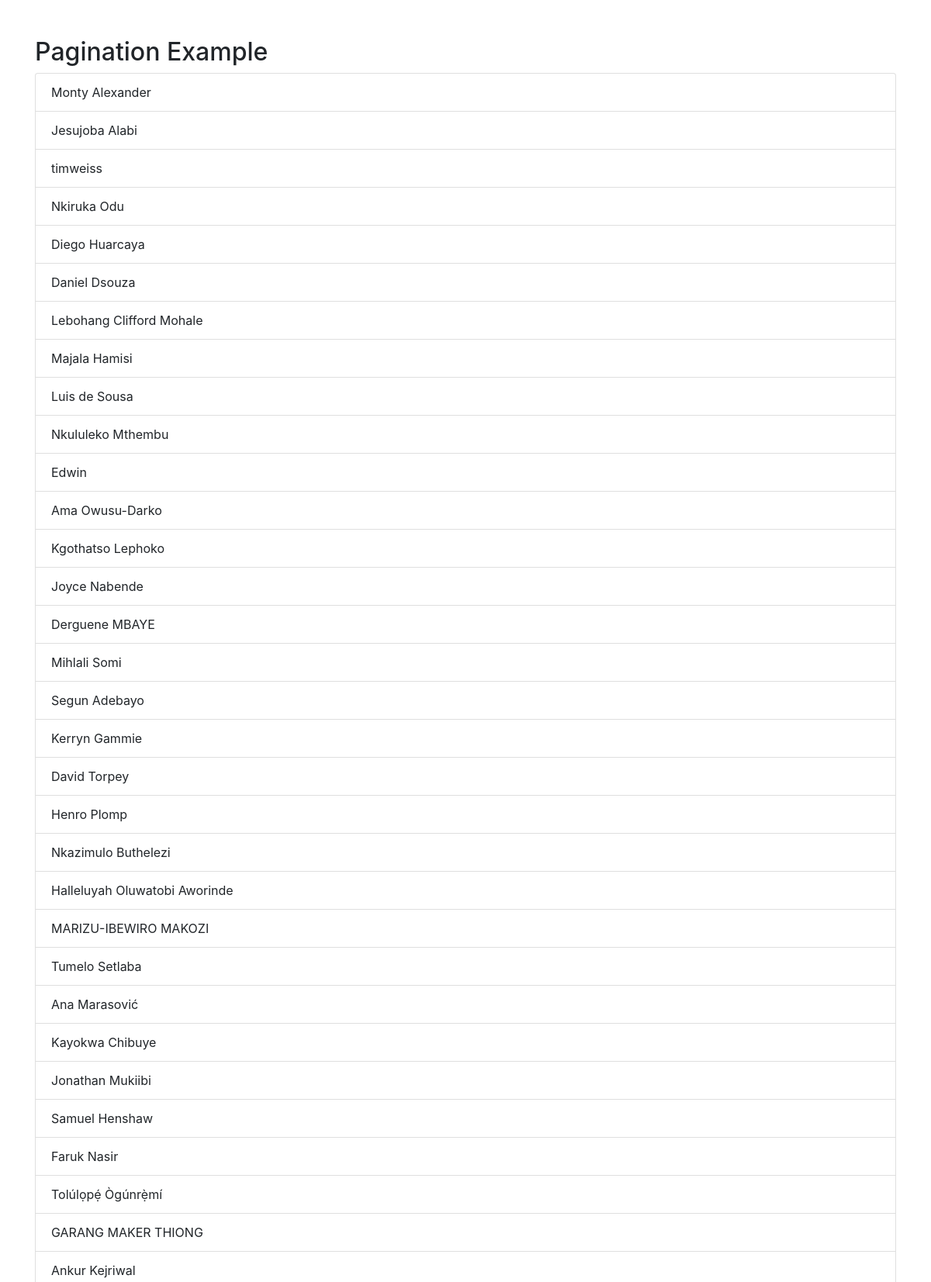
Page /pagination.php?page=4 (upper part) on the committed database.
### tables this page shows
CREATE TABLE `members` (
  `id` int(11) NOT NULL,
  `fullname` varchar(100) NOT NULL,
  `affiliation` varchar(256) NOT NULL,
  `nationality` varchar(50) NOT NULL,
  `languages_spoken` varchar(256) NOT NULL,
  `languages_working_on` varchar(256) NOT NULL,
  `country_interesting` varchar(256) NOT NULL,
  `nlp_ml_tasks` varchar(5000) NOT NULL,
  `images` varchar(256) NOT NULL
);

### pagination.php (the view, shortened to what this page needs)
<!DOCTYPE html>
<html>
<head>
    <link rel="stylesheet" href="https://maxcdn.bootstrapcdn.com/bootstrap/4.5.2/css/bootstrap.min.css">
</head>
<body>
    <div class="container mt-5">
        <h2>Pagination Example</h2>
        <?php
    $itemsPerPage = 100;
    $servername = "localhost";
    $username = "root";
    $password = "";
    $dbname = "masakhane";
    $conn = new mysqli($servername, $username, $password, $dbname);
    $currentPage = isset($_GET['page']) ? intval($_GET['page']) : 1;
    $startIndex = ($currentPage - 1) * $itemsPerPage;
    $itemsQuery = "SELECT * FROM members LIMIT $startIndex, $itemsPerPage";
    $result = $conn->query($itemsQuery);
    if ($result->num_rows > 0) {
        echo "<ul class='list-group'>";
        while($row = $result->fetch_assoc()) {
            echo "<li class='list-group-item'>" . $row['fullname'] . "</li>";
        }
        echo "</ul>";
    } else {
        echo "No items found.";
    }
    ?>
    </div>
</body>
</html>

### rows in the picture
members: fullname "Monty Alexander"
members: fullname "Jesujoba Alabi"
members: fullname "timweiss"
members: fullname "Nkiruka Odu"
members: fullname "Diego Huarcaya"
members: fullname "Daniel Dsouza"
members: fullname "Lebohang Clifford Mohale"
members: fullname "Majala Hamisi"
members: fullname "Luis de Sousa"
members: fullname "Nkululeko Mthembu"
members: fullname "Edwin"
members: fullname "Ama Owusu-Darko"
members: fullname "Kgothatso Lephoko"
members: fullname "Joyce Nabende"
members: fullname "Derguene MBAYE"
members: fullname "Mihlali Somi"
members: fullname "Segun Adebayo"
members: fullname "Kerryn Gammie"
members: fullname "David Torpey"
members: fullname "Henro Plomp"
members: fullname "Nkazimulo Buthelezi"
members: fullname "Halleluyah Oluwatobi Aworinde"
members: fullname "MARIZU-IBEWIRO MAKOZI"
members: fullname "Tumelo Setlaba"
members: fullname "Ana Marasović"
members: fullname "Kayokwa Chibuye"
members: fullname "Jonathan Mukiibi"
members: fullname "Samuel Henshaw"
members: fullname "Faruk Nasir"
members: fullname "Tolúlọpẹ́ Ògúnrẹ̀mí"
members: fullname "GARANG MAKER THIONG"
members: fullname "Ankur Kejriwal"
